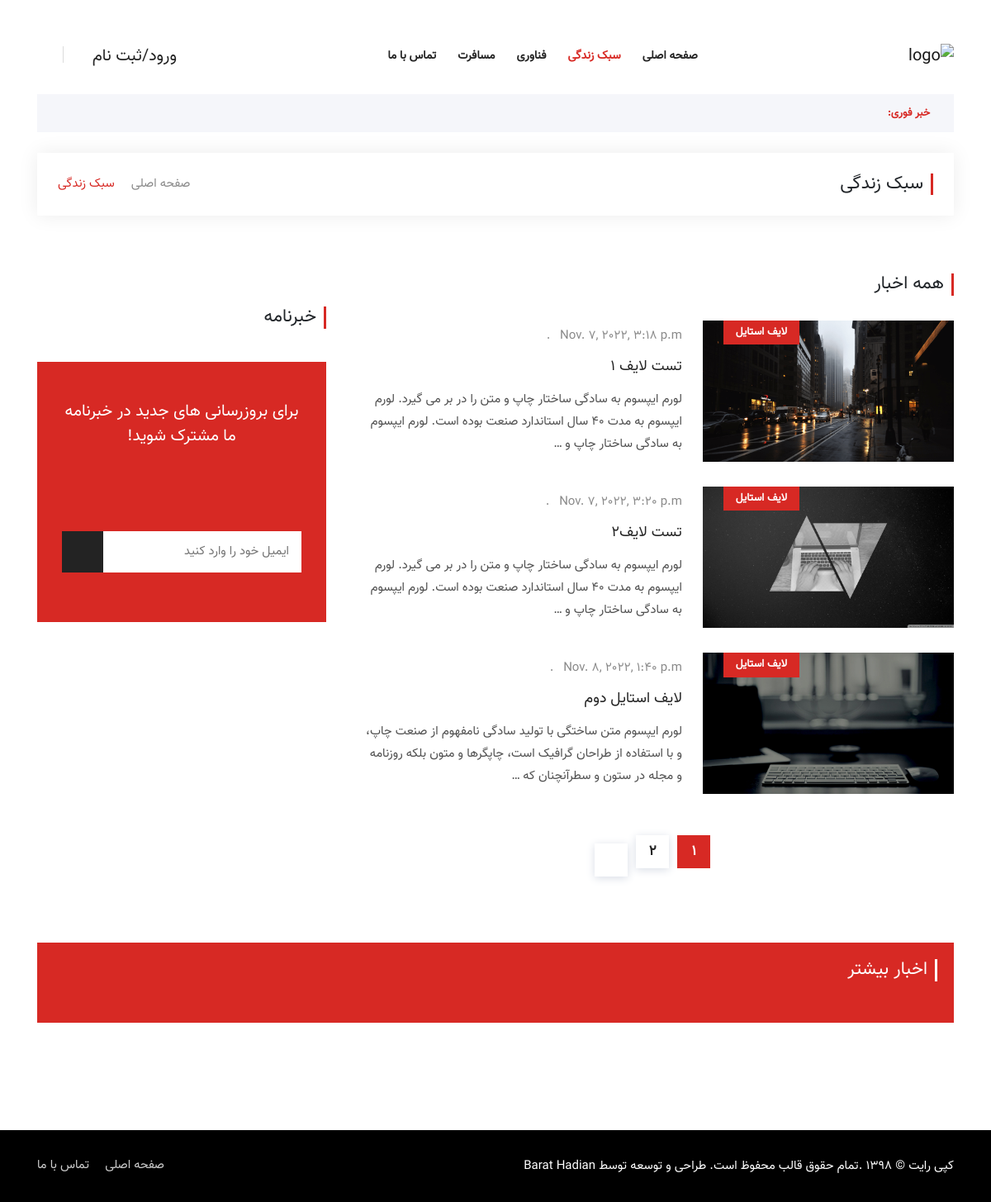
The app's page /lifestyle/ with its own data.
### Blog/models.py (models this page shows, shortened)
class Article(models.Model):
    author = models.ForeignKey(User, on_delete=models.CASCADE)
    category = models.ManyToManyField(Category, related_name='articles')
    title = models.CharField(max_length=100)
    body = models.TextField(max_length=2000)
    created = models.DateTimeField(auto_now_add=True)
    updated = models.DateTimeField(auto_now_add=True)
    image = models.ImageField(upload_to='profile/image', blank=True, null=True)

class Category(models.Model):
    title = models.CharField(max_length=100)
    created = models.DateTimeField(auto_now_add=True)
    class Meta:
        verbose_name_plural = "categories"
    def __str__(self):
        return self.title

### Blog/views.py (the view, shortened to what this page needs)
# urls.py: path('lifestyle/', views.cat_lifestyle, name='cat_lifestyle'),
def cat_lifestyle(request):
    article_lifestyle = Article.objects.filter(category=1)
    paginator = Paginator(article_lifestyle, 3)
    page_number = request.GET.get('page')
    object_list = paginator.get_page(page_number)
    return render(request, 'Blog/lifestyle.html', {'articles': object_list, 'news': article_lifestyle})

### context_processors/context_processors.py (called while the page is built)
def Breakingnews(request):
    breaking_news = Article.objects.filter(category=4).order_by('-updated')
    return {'breaking_news': breaking_news}

def more_news(request):
    news = Article.objects.all().order_by('?')
    return {'news': news}

### Blog/templates/Blog/lifestyle.html (shortened to what this page needs)
﻿{% load static %}
<!doctype html>
<html lang="fa">
<head>
    <link rel="stylesheet" href="{% static 'assets/css/bootstrap.min.css' %}">
    <link rel="stylesheet" href="{% static 'assets/css/animate.min.css' %}">
    <link rel="stylesheet" href="{% static 'assets/css/icofont.min.css' %}">
    <link rel="stylesheet" href="{% static 'assets/css/meanmenu.css' %}">
    <link rel="stylesheet" href="{% static 'assets/css/owl.carousel.min.css' %}">
    <link rel="stylesheet" href="{% static 'assets/css/magnific-popup.min.css' %}">
    <link rel="stylesheet" href="{% static 'assets/css/style.css' %}">
    <link rel="stylesheet" href="{% static 'assets/css/rtl.css' %}">
    <link rel="stylesheet" href="{% static 'assets/css/responsive.css' %}">
</head>
<body>
<header class="header-area">
    <div class="navbar-area">
        <div class="sinmun-nav">
            <div class="container">
                <nav class="navbar navbar-expand-md navbar-light">
                    <a class="navbar-brand" href="{% url 'blog:home' %}"><img src="{% static 'assets/img/logo.png' %}"
                                                                              alt="logo"></a>
                    <div class="collapse navbar-collapse mean-menu" id="navbarSupportedContent">
                        <ul class="navbar-nav">
                            <li class="nav-item"><a href="{% url 'blog:home' %}" class="nav-link">صفحه اصلی</a>
                            </li>
                            <li class="nav-item"><a href="{% url 'blog:cat_lifestyle' %}" class="nav-link active">سبک
                                زندگی</a></li>
                            <li class="nav-item"><a href="{% url 'blog:cat_tech' %}" class="nav-link">فناوری</a></li>
                            <li class="nav-item"><a href="{% url 'blog:cat_travel' %}" class="nav-link">مسافرت</a></li>
                            <li class="nav-item"><a href="{% url 'blog:contact' %}" class="nav-link ">تماس با ما</a>
                            </li>
                        </ul>
                        <div class="others-options">
                            <div class="others-options">
                                <ul> {% if request.user.is_authenticated %}
                                    <li><a href="{% url 'blog:home' %}"> {{ request.user.username }} <i
                                            class="icofont-user-alt-5"></i></a></li>
                                    <li><a href="{% url 'blog:logout' %}"> خروج</a></li>
                                    <li class="header-search">
                                        <div class="nav-search">
                                            <div class="nav-search-button">
                                                <i class="icofont-ui-search"></i>
                                            </div>
                                            {% else %}
                                    <li><a href="{% url 'blog:signin' %}"> ورود/ثبت نام <i class="icofont-user-alt-5"></i></a></li>
                                    <li class="header-search">
                                    <div class="nav-search">
                                    <div class="nav-search-button">
                                        <i class="icofont-ui-search"></i>
                                    </div>
                                {% endif %}
                                    </div>
                                    </li>
                                </ul>
                            </div>
                        </div>
                </nav>
            </div>
        </div>
    </div>
    {% include 'includes/breakingnews.html' %}
</header>
<div class="page-title-area">
    <div class="container">
        <div class="page-title-content">
            <h2>سبک زندگی</h2>
            <ul>
                <li><a href="{% url 'blog:home' %}"><i class="icofont-home"></i> صفحه اصلی</a></li>
                <li><i class="icofont-rounded-left"></i></li>
                <li>سبک زندگی</li>
            </ul>
        </div>
    </div>
</div>
<section class="all-category-news ptb-40">
    <div class="container">
        <div class="row">
            <div class="col-lg-8 col-md-12">
                <div class="section-title">
                    <h2>همه اخبار</h2>
                </div>
            {% for article in articles %}
                <div class="single-category-news">
                    <div class="row m-0 align-items-center">
                        <div class="col-lg-5 col-md-6 p-0">
                            <div class="category-news-image">
                                <a href="{% url 'blog:posts'  article.id   %}"><img src="{{ article.image.url }}" alt="image"></a>
                                <div class="tags">
                                    <a href="{% url 'blog:cat_lifestyle' %}">{{ article.category.all.first }}</a>
                                </div>
                            </div>
                        </div>
                        <div class="col-lg-7 col-md-6">
                            <div class="category-news-content">
                                <span><i class="icofont-clock-time"></i>{{ article.created }}</span>
                                <h3><a href="{% url 'blog:posts'  article.id   %}">{{ article.title }}</a></h3>
                                <p>{{ article.body|truncatewords:30  }}</p>
                            </div>
                        </div>
                    </div>
                </div>
            {% endfor %}
                <div class="pagination-area">
                     {% include 'includes/pagination.html' %}
                </div>
            </div>
            <div class="col-lg-4 col-md-12">
                <div class="newsletter-box">
                    <div class="section-title">
                        <h2>خبرنامه</h2>
                    </div>
                     {% include 'includes/newsletter.html' %}
                </div>
            </div>
        </div>
    </div>
</section>
{% include 'includes/footer.html' %}
</body>
</html>

### static/assets/css/rtl.css (style rules this page uses)
body { direction: rtl; }
.single-category-news .category-news-image .tags { right: auto; left: 25px; }
.navbar-brand { margin-right: 0; }
.sinmun-nav nav .others-options ul li .nav-search { border-right: 1px solid #dcdcdc; border-left: none; padding-right: 15px; padding-left: 0; }
.sinmun-nav nav .others-options ul li a { margin-left: 10px; margin-right: 0; }
.section-title h2 { border-left: none; border-right: 3px solid #d72924; padding-right: 9px; padding-left: 0; }
.section-title { text-align: right; }
.single-category-news .category-news-content { padding-right: 10px; padding-left: 0; text-align: right; }
.page-title-content h2 { border-right: 3px solid #d72924; border-left: none; padding-right: 9px; padding-left: 0; text-align: right; }
.page-title-content ul { left: 25px; right: auto; }

### records on screen
Article: image (picture), category.all.first "لایف استایل", created "Nov. 7, 2022, 3:18 p.m.", title "تست لایف 1", body "لورم ایپسوم به سادگی ساختار چاپ و متن را در بر می گیرد. لورم ایپسوم به مدت 40 سال استاندارد صنعت بوده است. لورم ایپسوم به سادگی ساختار چاپ و …"
Article: image (picture), category.all.first "لایف استایل", created "Nov. 7, 2022, 3:20 p.m.", title "تست لایف2", body "لورم ایپسوم به سادگی ساختار چاپ و متن را در بر می گیرد. لورم ایپسوم به مدت 40 سال استاندارد صنعت بوده است. لورم ایپسوم به سادگی ساختار چاپ و …"
Article: image (picture), category.all.first "لایف استایل", created "Nov. 8, 2022, 1:40 p.m.", title "لایف استایل دوم", body "لورم ایپسوم متن ساختگی با تولید سادگی نامفهوم از صنعت چاپ، و با استفاده از طراحان گرافیک است، چاپگرها و متون بلکه روزنامه و مجله در ستون و سطرآنچنان که …"

### other values on screen
{{ i }} "1"
{{ i }} "2"
